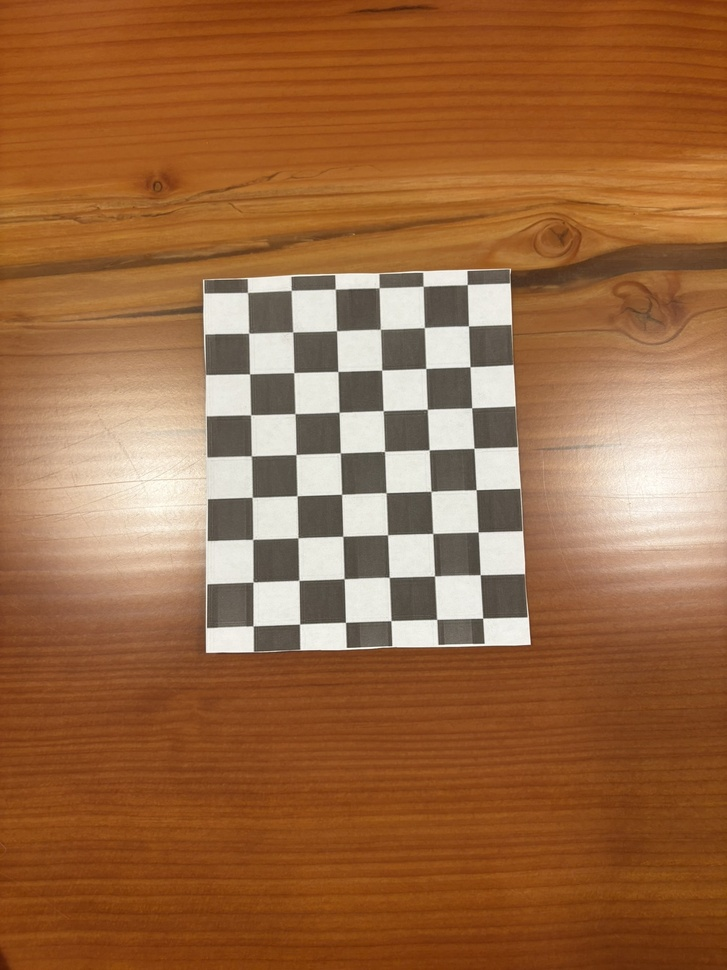
#> input picture chessboard_photos/Cameron's_iphone/IMG_4141.JPEG, 727 x 970 px, shrunk from 1536 x 2048 before the run, given in place of the camera
$ python detect_white_square.py
#> lines starting #> are read from the running program, lines starting #| are printed output that depends on the picture; after the words box and inside, x2 and y2 are one past the last pixel; in counts of white or black regions, pixels touching at a corner belong together
#> in main, frame is the input picture: shape (970, 727, 3); mean B, G, R 67.1, 105.9, 155.5
import cv2
import numpy as np

def detect_white_square_cv2(frame):
    gray = cv2.cvtColor(frame, cv2.COLOR_BGR2GRAY)
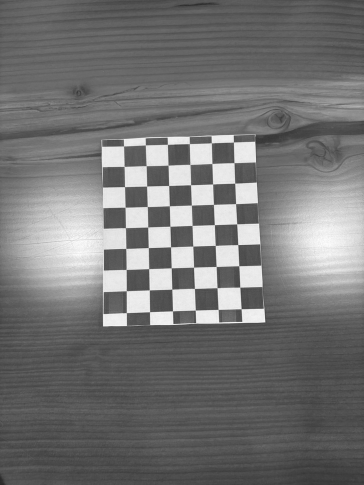
#> gray: shape (970, 727) (shown at 1/2 size); min 39, max 254, mean 116.4
    _, thresh = cv2.threshold(gray, 200, 255, cv2.THRESH_BINARY)
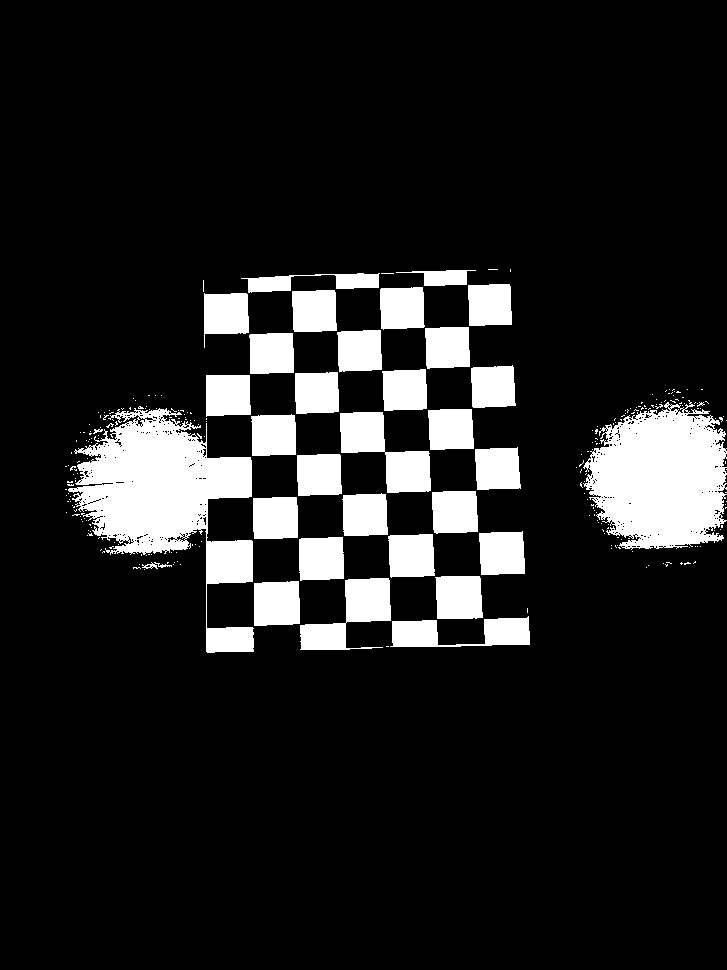
#> thresh: shape (970, 727); 12.6% white; 266 white regions (234 under 20 px)

    contours, _ = cv2.findContours(thresh, cv2.RETR_EXTERNAL, cv2.CHAIN_APPROX_SIMPLE)
#> contours = 266 contours, 235 with area under 20; largest, box (x1, y1, x2, y2) and area: (68, 408, 254, 653) 18926, (583, 400, 727, 550) 15552, (340, 412, 431, 493) 3387, (300, 578, 391, 650) 2974, (390, 616, 530, 647) 2323

    best_rect = None
    max_area = 0

    for contour in contours:
        area = cv2.contourArea(contour)
        if area < 500:
            continue

        approx = cv2.approxPolyDP(contour, 0.02 * cv2.arcLength(contour, True), True)

        if len(approx) == 4 and cv2.isContourConvex(approx):
            # Compute angle between edges to check for right angles
            def angle_cos(p0, p1, p2):
                p0, p1, p2 = p0.reshape(-1), p1.reshape(-1), p2.reshape(-1)
                d1, d2 = p0 - p1, p2 - p1
                return abs(np.dot(d1, d2) / (np.linalg.norm(d1) * np.linalg.norm(d2)))

            cosines = []
            for i in range(4):
                cosines.append(angle_cos(approx[i], approx[(i + 1) % 4], approx[(i + 2) % 4]))

            max_cosine = np.max(cosines)

            # Require angles near 90 (cosine close to 0)
            if max_cosine < 0.2:
                (x, y, w, h) = cv2.boundingRect(approx)
                aspect_ratio = float(w) / h
                if 0.3 < aspect_ratio < 3.5 and area > max_area:
                    best_rect = approx
                    max_area = area
#> this loop made 266 passes
#> (area, max_cosine, x, y, w, h) on pass 4: (1882.5, 0.0454, 254, 581, 46, 45)
#> after the loop, max_area = 1882.5

    conf = 0
    if best_rect is not None:
        conf = 1
        cv2.polylines(frame, [best_rect], True, (255, 0, 0), 2)
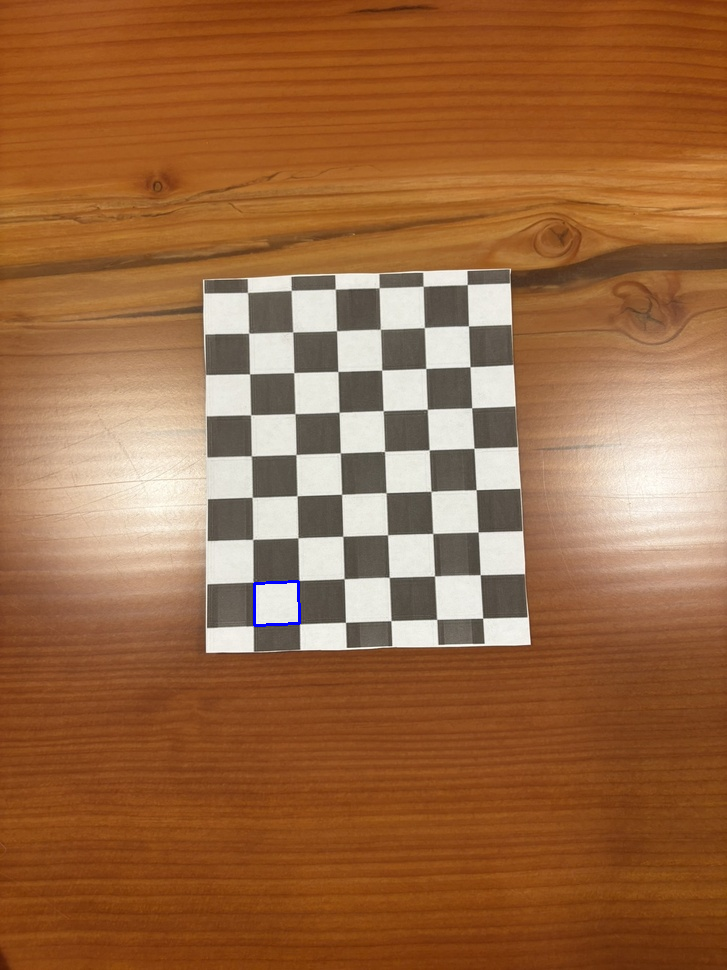
#> frame: shape (970, 727, 3); 0.07% of pixels changed, all inside (x1, y1, x2, y2) = (253, 580, 301, 627)
        M = cv2.moments(best_rect)
#> M = moments, m00 1870, centre m10/m00, m01/m00 = (276.3, 603.1)
        if M["m00"] != 0:
            cx = int(M["m10"] / M["m00"])
#> cx = 276
            cy = int(M["m01"] / M["m00"])
#> cy = 603
            cv2.circle(frame, (cx, cy), 5, (0, 0, 255), -1)
#> frame: shape (970, 727, 3); 0.01% of pixels changed, all inside (x1, y1, x2, y2) = (271, 598, 282, 609)
            cv2.putText(frame, f"({cx},{cy})", (cx - 40, cy - 10),
                        cv2.FONT_HERSHEY_SIMPLEX, 0.5, (200, 0, 200), 1)
#> frame: shape (970, 727, 3); mean B, G, R 67.2, 105.7, 155.4

    return conf, frame

def detect_white_square_cv2_improved(frame):
    frame = cv2.blur(frame, (3,3)) # the best blurring to use really depends on the camera
    return detect_white_square_cv2(frame)

def main():
    cap = cv2.VideoCapture(0)
    if not cap.isOpened():
        print("Error: cannot open camera or video.")
        return

    while True:
        ret, frame = cap.read()
        if not ret:
            break

        conf, processed = detect_white_square_cv2(frame)
#> conf = 1
        #cv2.imshow("White Rectangle Detection", processed)

        key = cv2.waitKey(10)
#> (key Esc is pressed here)
        if key == 27:  # ESC
            break

    cap.release()
    cv2.destroyAllWindows()


if __name__ == "__main__":
    main()

$ run again, on chessboard_photos/Cameron's_iphone/IMG_4142.JPEG
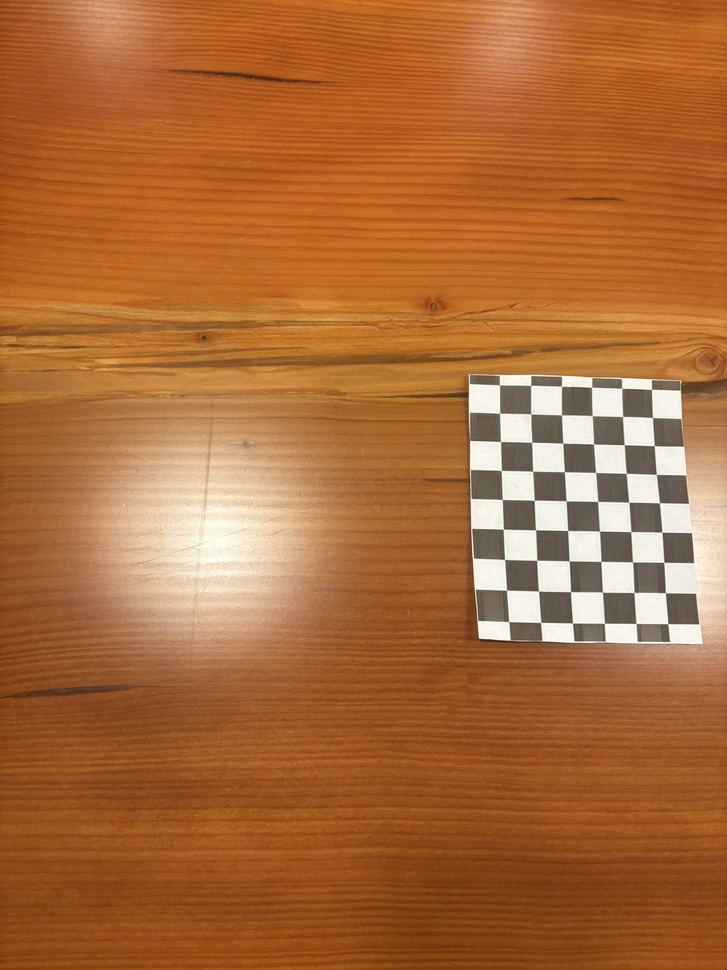
#> input picture chessboard_photos/Cameron's_iphone/IMG_4142.JPEG, 727 x 970 px, shrunk from 1536 x 2048 before the run, given in place of the camera
#> in main, frame is the input picture: shape (970, 727, 3); mean B, G, R 56.9, 105.9, 171.4
#> in detect_white_square_cv2, `_, thresh = cv2.threshold(gray, 200, 255, cv2.THRESH_BINARY)`:
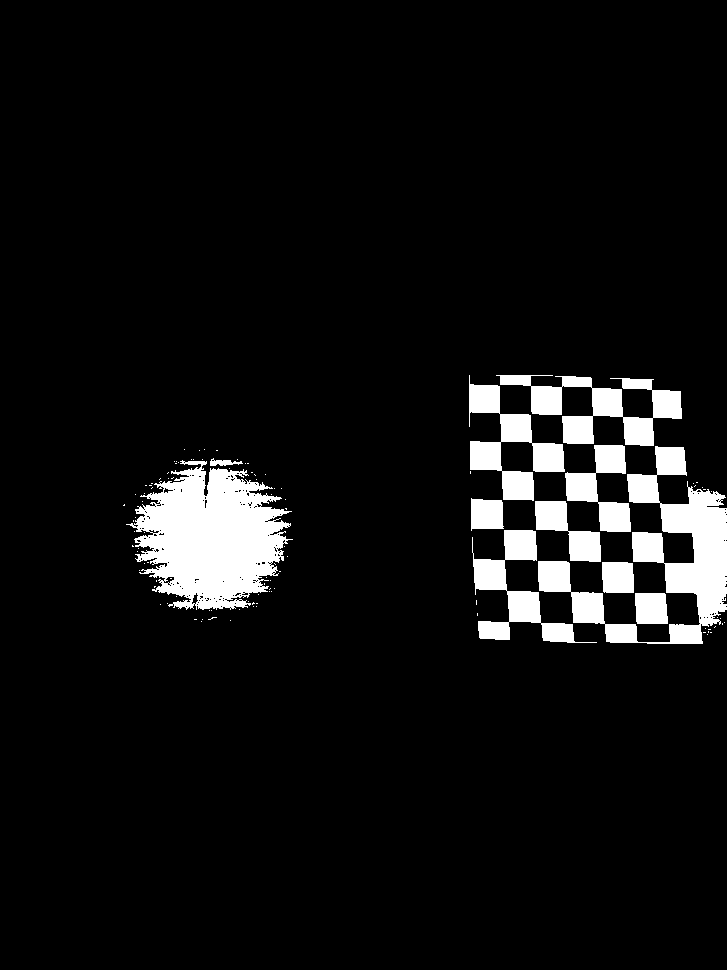
#> thresh: shape (970, 727); 6.9% white; 108 white regions (97 under 20 px)
#> contours = 107 contours, 96 with area under 20; largest, box (x1, y1, x2, y2) and area: (126, 460, 293, 610) 15168, (538, 446, 727, 644) 11080, (496, 375, 682, 446) 4746, (469, 375, 565, 501) 4114, (472, 530, 597, 643) 3784
#> the loop in detect_white_square_cv2, `for contour in contours:` made 107 passes
#> (area, max_cosine, x, y, w, h) on pass 31: (907.5, 0.0995, 635, 593, 33, 31)
#> after the loop in detect_white_square_cv2, `for contour in contours:`: max_area = 15168
#> in detect_white_square_cv2, `cv2.polylines(frame, [best_rect], True, (255, 0, 0), 2)`:
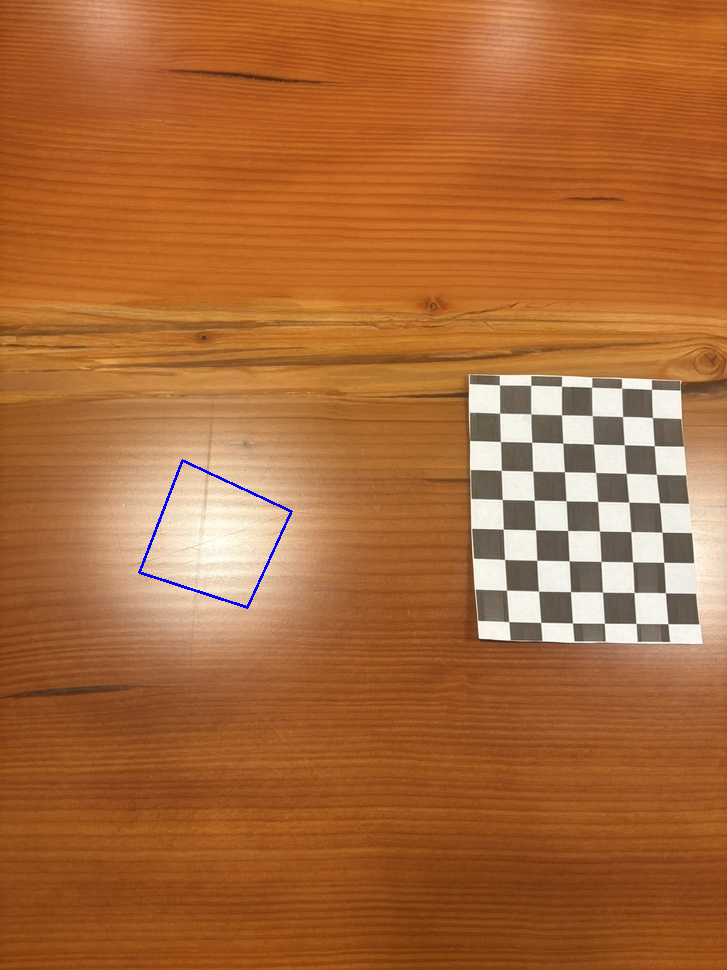
#> frame: shape (970, 727, 3); 0.17% of pixels changed, all inside (x1, y1, x2, y2) = (138, 459, 293, 609)
#> M = moments, m00 13154.5, centre m10/m00, m01/m00 = (213.8, 536.5)
#> cx = 213
#> cy = 536
#> conf = 1

$ run again, on chessboard_photos/Cameron's_iphone/IMG_4143.JPEG
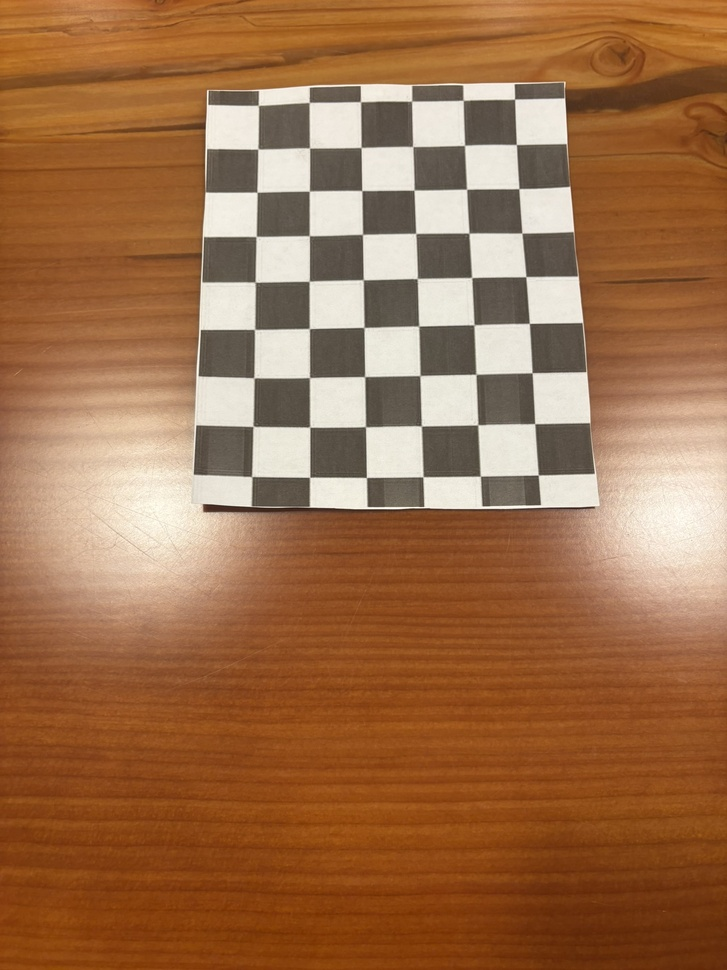
#> input picture chessboard_photos/Cameron's_iphone/IMG_4143.JPEG, 727 x 970 px, shrunk from 1536 x 2048 before the run, given in place of the camera
#> in main, frame is the input picture: shape (970, 727, 3); mean B, G, R 74.8, 110.7, 156.8
#> in detect_white_square_cv2, `_, thresh = cv2.threshold(gray, 200, 255, cv2.THRESH_BINARY)`:
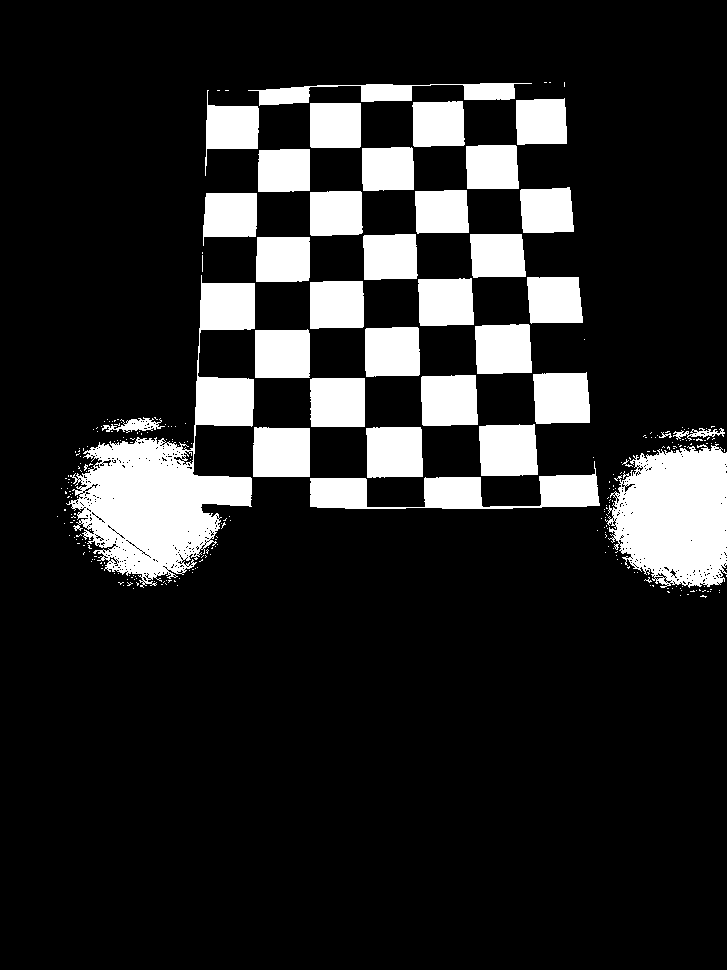
#> thresh: shape (970, 727); 15.3% white; 281 white regions (247 under 20 px)
#> contours = 280 contours, 248 with area under 20; largest, box (x1, y1, x2, y2) and area: (66, 275, 255, 588) 21042, (605, 444, 727, 588) 13212, (310, 461, 600, 509) 5214, (479, 424, 538, 476) 2760, (253, 427, 310, 477) 2683
#> the loop in detect_white_square_cv2, `for contour in contours:` made 280 passes
#> (area, max_cosine, x, y, w, h, aspect_ratio, best_rect) on passes 227, 228, 235: (2671.5, 0.0226, 366, 427, 57, 51, 1.12, [[366, 428], [367, 477], [422, 476], [420, 427]]), (2683, 0.0204, 253, 427, 57, 50, 1.14, [[254, 427], [253, 476], [309, 476], [309, 428]]), (2760, 0.0421, 479, 424, 59, 52, 1.13, [[534, 424], [479, 426], [481, 475], [537, 474]])
#> after the loop in detect_white_square_cv2, `for contour in contours:`: max_area = 2760
#> in detect_white_square_cv2, `cv2.polylines(frame, [best_rect], True, (255, 0, 0), 2)`:
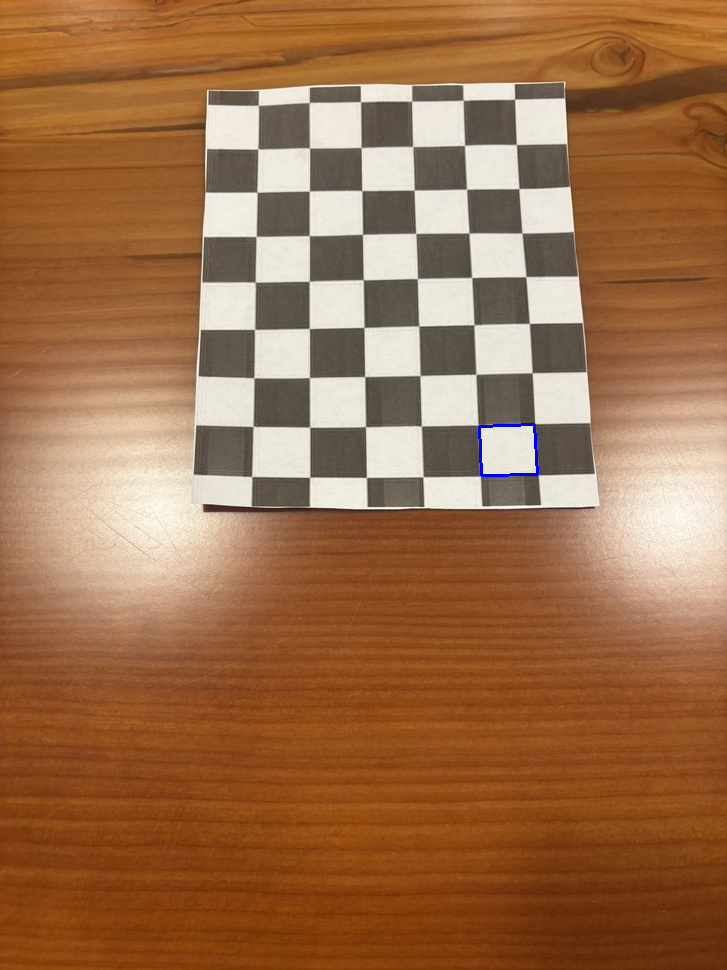
#> frame: shape (970, 727, 3); 0.09% of pixels changed, all inside (x1, y1, x2, y2) = (478, 423, 539, 477)
#> M = moments, m00 2751, centre m10/m00, m01/m00 = (507.8, 449.8)
#> cx = 507
#> cy = 449
#> conf = 1
